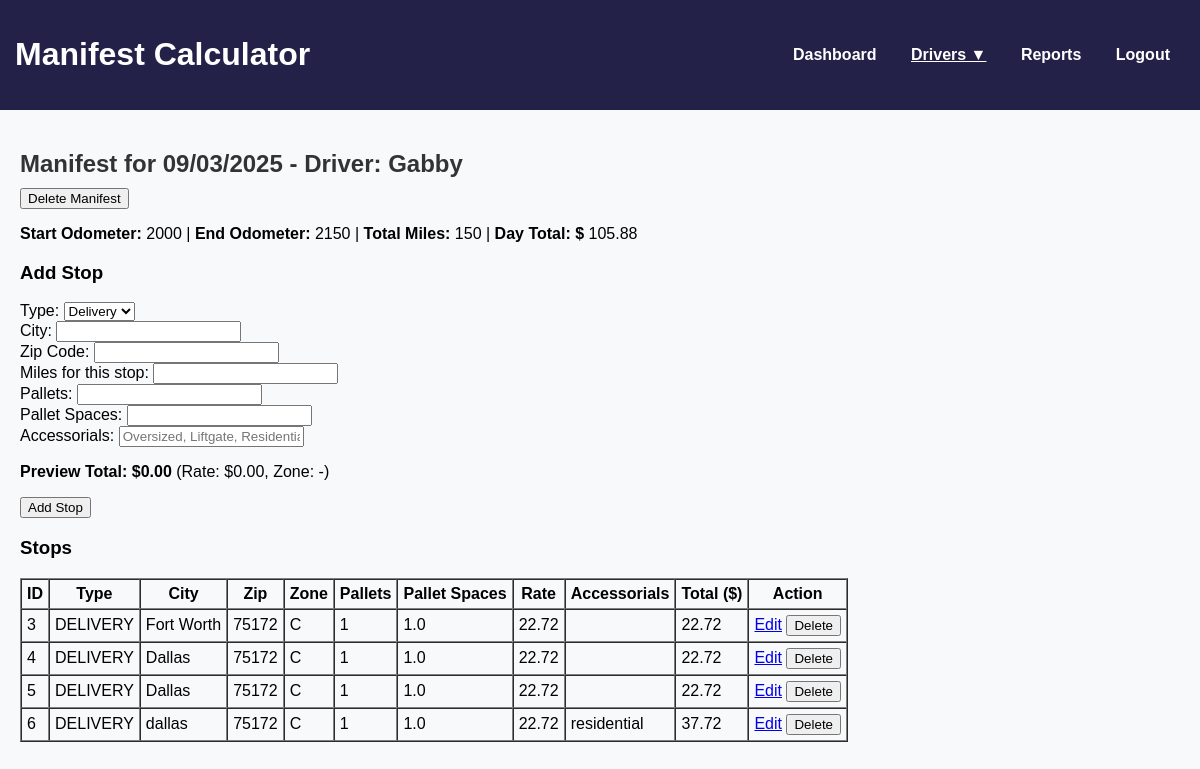
The app's page /manifest/2, older data.
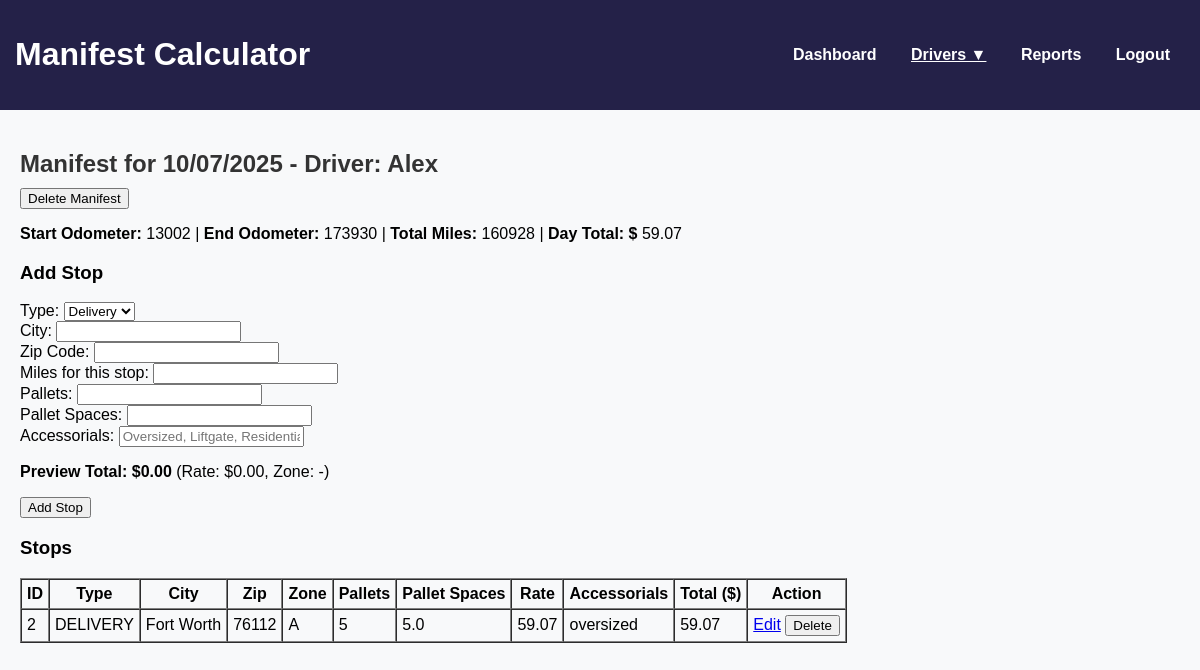
The same page, newer data.
### models.py (models this page shows)
class Manifest(db.Model):
    id = db.Column(db.Integer, primary_key=True)
    driver_id = db.Column(db.Integer, db.ForeignKey('driver.id'), nullable=False)
    date = db.Column(db.Date, nullable=False)
    start_odometer = db.Column(db.Integer)
    end_odometer = db.Column(db.Integer)
    total_miles = db.Column(db.Integer)
    day_total = db.Column(db.Float)  # sum of all stops
    driver = db.relationship('Driver', back_populates='manifests')
    stops = db.relationship('Stop', back_populates='manifest', cascade="all, delete-orphan")

class Driver(db.Model):
    __tablename__ = 'driver'
    id = db.Column(db.Integer, primary_key=True)
    name = db.Column(db.String(50), nullable=False)
    manifests = db.relationship('Manifest', back_populates='driver', cascade="all, delete-orphan")

class Stop(db.Model):
    id = db.Column(db.Integer, primary_key=True)
    manifest_id = db.Column(db.Integer, db.ForeignKey('manifest.id'), nullable=False)
    type = db.Column(db.String(20))   # Delivery / Pickup
    city = db.Column(db.String(100))
    zip_code = db.Column(db.String(10))
    zone = db.Column(db.String(5))
    pallets = db.Column(db.Integer)
    pallet_spaces = db.Column(db.Float)
    miles = db.Column(db.Float, default=0.0)
    rate = db.Column(db.Float)        # lookup from zone table
    accessorials = db.Column(db.String(200))
    total = db.Column(db.Float)       # rate + extras
    manifest = db.relationship('Manifest', back_populates='stops')

### app.py (the view)
@app.route('/manifest/<int:manifest_id>', methods=['GET'])
def manifest_detail(manifest_id):
    manifest = Manifest.query.get_or_404(manifest_id)
    stops = Stop.query.filter_by(manifest_id=manifest_id).order_by(Stop.id.asc()).all()
    return render_template('manifest_detail.html', manifest=manifest, stops=stops, active_page='drivers')

### app.py (called while the page is built)
@app.context_processor
def inject_drivers():
    all_drivers = Driver.query.order_by(Driver.name).all()
    return dict(all_drivers=all_drivers)

### templates/manifest_detail.html (shortened to what this page needs)
{% extends "base.html" %}
{% block content %}
<h2>Manifest for {{ manifest.date.strftime('%m/%d/%Y') }} - Driver: {{ manifest.driver.name }}</h2>
<form method="POST" action="{{ url_for('delete_manifest', manifest_id=manifest.id) }}"
      onsubmit="return confirm('Are you sure you want to delete this entire manifest and all its stops?');">
    <button type="submit" class="btn btn-danger">Delete Manifest</button>
</form>
<p><strong>Start Odometer:</strong> {{ manifest.start_odometer }} |
   <strong>End Odometer:</strong> {{ manifest.end_odometer }} |
   <strong>Total Miles:</strong> {{ manifest.total_miles }} |
   <strong>Day Total: $</strong> {{ "%.2f"|format(manifest.day_total) }}</p>
<h3>Add Stop</h3>
<form id="add-stop-form" method="POST" action="{{ url_for('add_stop', manifest_id=manifest.id) }}">
    <label>Type:</label>
    <select name="type" id="stop-type">
        <option value="DELIVERY">Delivery</option>
    </select><br>
    <label>City:</label>
    <input type="text" name="city" id="stop-city" required><br>
    <label>Zip Code:</label>
    <input type="text" name="zip_code" id="stop-zip" required><br>
    <label>Miles for this stop:</label>
    <input type="number" step="0.1" name="miles" id="stop-miles"><br>
    <label>Pallets:</label>
    <input type="number" name="pallets" id="stop-pallets" required><br>
    <label>Pallet Spaces:</label>
    <input type="number" step="0.5" name="pallet_spaces" id="stop-pallet-spaces" required><br>
    <label>Accessorials:</label>
    <input type="text" name="accessorials" id="stop-accessorials" placeholder="Oversized, Liftgate, Residential"><br>
    <p><strong>Preview Total: $<span id="preview-total">0.00</span></strong> (Rate: $<span id="preview-rate">0.00</span>, Zone: <span id="preview-zone">-</span>)</p>
    <button type="submit">Add Stop</button>
</form>
<h3>Stops</h3>
<table border="1" cellpadding="5" cellspacing="0">
    <thead>
        <tr>
            <th>ID</th>
            <th>Type</th>
            <th>City</th>
            <th>Zip</th>
            <th>Zone</th>
            <th>Pallets</th>
            <th>Pallet Spaces</th>
            <th>Rate</th>
            <th>Accessorials</th>
            <th>Total ($)</th>
            <th>Action</th>
        </tr>
    </thead>
    <tbody>
        {% for stop in stops %}
        <tr>
            <td>{{ stop.id }}</td>
            <td>{{ stop.type }}</td>
            <td>{{ stop.city }}</td>
            <td>{{ stop.zip_code }}</td>
            <td>{{ stop.zone }}</td>
            <td>{{ stop.pallets }}</td>
            <td>{{ stop.pallet_spaces }}</td>
            <td>{{ "%.2f"|format(stop.rate) }}</td>
            <td>{{ stop.accessorials }}</td>
            <td>{{ "%.2f"|format(stop.total) }}</td>
            <td>
                <a href="{{ url_for('edit_stop', stop_id=stop.id, manifest_id=manifest.id) }}" class="btn btn-sm btn-warning">Edit</a>
                <form method="POST" action="{{ url_for('delete_stop', stop_id=stop.id) }}" style="display:inline;">
                    <button type="submit" class="btn btn-sm btn-danger" onclick="return confirm('Are you sure you want to delete this stop?')">Delete</button>
                </form>
            </td>
        </tr>
        {% endfor %}
    </tbody>
</table>
{% endblock %}

Row changes from the older to the newer data that the page shows:
no longer on this page (row unchanged): Driver: driver.name "Gabby"
removed Stop: id "3", type "DELIVERY", city "Fort Worth", zip_code "75172", zone "C", pallets "1", pallet_spaces "1.0", rate "22.72", total "22.72"
removed Stop: id "4", type "DELIVERY", city "Dallas", zip_code "75172", zone "C", pallets "1", pallet_spaces "1.0", rate "22.72", total "22.72"
removed Stop: id "5", type "DELIVERY", city "Dallas", zip_code "75172", zone "C", pallets "1", pallet_spaces "1.0", rate "22.72", total "22.72"
removed Stop: id "6", type "DELIVERY", city "dallas", zip_code "75172", zone "C", pallets "1", pallet_spaces "1.0", rate "22.72", accessorials "residential", total "37.72"
changed Manifest: date "09/03/2025" → "10/07/2025"; start_odometer "2000" → "13002"; end_odometer "2150" → "173930"; total_miles "150" → "160928"; day_total "105.88" → "59.07"
now on this page (row unchanged): Driver: driver.name "Alex"
now on this page (row edited): Stop: id "2", type "DELIVERY", city "Fort Worth", zip_code "76112", zone "A", pallets "5", pallet_spaces "5.0", rate "59.07", accessorials "oversized", total "59.07"
